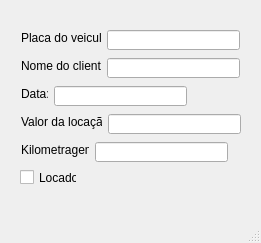
<?xml version="1.0" encoding="UTF-8"?>
<ui version="4.0">
 <class>MainWindowConsultaLocacao</class>
 <widget class="QMainWindow" name="MainWindowConsultaLocacao">
  <property name="geometry">
   <rect>
    <x>0</x>
    <y>0</y>
    <width>261</width>
    <height>243</height>
   </rect>
  </property>
  <property name="windowTitle">
   <string>Consulta Locação</string>
  </property>
  <widget class="QWidget" name="centralwidget">
   <widget class="QLabel" name="label_3">
    <property name="geometry">
     <rect>
      <x>21</x>
      <y>86</y>
      <width>27</width>
      <height>16</height>
     </rect>
    </property>
    <property name="text">
     <string>Data:</string>
    </property>
   </widget>
   <widget class="QCheckBox" name="checkBoxSituacaoLocacao">
    <property name="geometry">
     <rect>
      <x>20</x>
      <y>169</y>
      <width>57</width>
      <height>17</height>
     </rect>
    </property>
    <property name="text">
     <string>Locado</string>
    </property>
   </widget>
   <widget class="QLineEdit" name="lineEditNomeClienteLocacao">
    <property name="geometry">
     <rect>
      <x>107</x>
      <y>58</y>
      <width>133</width>
      <height>20</height>
     </rect>
    </property>
   </widget>
   <widget class="QLabel" name="label">
    <property name="geometry">
     <rect>
      <x>21</x>
      <y>30</y>
      <width>80</width>
      <height>16</height>
     </rect>
    </property>
    <property name="text">
     <string>Placa do veiculo:</string>
    </property>
   </widget>
   <widget class="QLabel" name="label_5">
    <property name="geometry">
     <rect>
      <x>21</x>
      <y>142</y>
      <width>68</width>
      <height>16</height>
     </rect>
    </property>
    <property name="text">
     <string>Kilometragem:</string>
    </property>
   </widget>
   <widget class="QLineEdit" name="lineEditKmInicial">
    <property name="geometry">
     <rect>
      <x>95</x>
      <y>142</y>
      <width>133</width>
      <height>20</height>
     </rect>
    </property>
   </widget>
   <widget class="QLabel" name="label_4">
    <property name="geometry">
     <rect>
      <x>21</x>
      <y>114</y>
      <width>81</width>
      <height>16</height>
     </rect>
    </property>
    <property name="text">
     <string>Valor da locação:</string>
    </property>
   </widget>
   <widget class="QLineEdit" name="lineEditValorLocacao">
    <property name="geometry">
     <rect>
      <x>108</x>
      <y>114</y>
      <width>133</width>
      <height>20</height>
     </rect>
    </property>
   </widget>
   <widget class="QLineEdit" name="lineEditDataLocacao">
    <property name="geometry">
     <rect>
      <x>54</x>
      <y>86</y>
      <width>133</width>
      <height>20</height>
     </rect>
    </property>
   </widget>
   <widget class="QLabel" name="label_2">
    <property name="geometry">
     <rect>
      <x>21</x>
      <y>58</y>
      <width>80</width>
      <height>16</height>
     </rect>
    </property>
    <property name="text">
     <string>Nome do cliente:</string>
    </property>
   </widget>
   <widget class="QLineEdit" name="lineEditPlacaLocacao">
    <property name="geometry">
     <rect>
      <x>107</x>
      <y>30</y>
      <width>133</width>
      <height>20</height>
     </rect>
    </property>
   </widget>
  </widget>
  <widget class="QMenuBar" name="menubar">
   <property name="geometry">
    <rect>
     <x>0</x>
     <y>0</y>
     <width>261</width>
     <height>21</height>
    </rect>
   </property>
  </widget>
  <widget class="QStatusBar" name="statusbar"/>
 </widget>
 <resources/>
 <connections/>
</ui>
